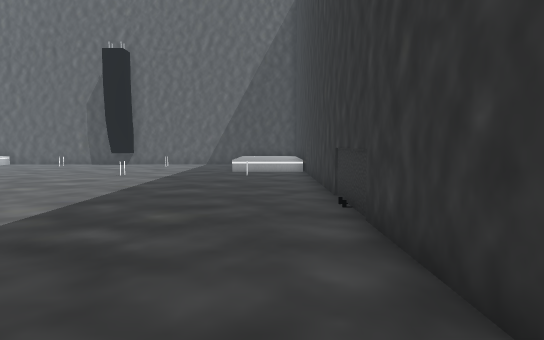
View 1 (above)

16 first-person views from a walk through a scene from a Unity 3-D project. The camera is 1.2 m above the floor, tilts 4° down and sees 75° across. The floor is counted in squares, 1 m on a side. Each view is taken from the middle of a square. On the plan, view 1 faces up. The plan holds only what a view shows up to about 14 squares ahead; the rest is blank. The place goes on beyond the plan.

View 2
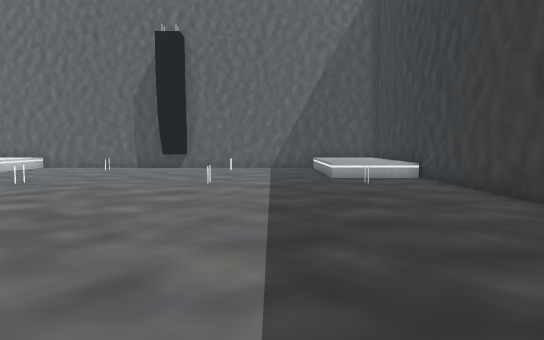

View 3
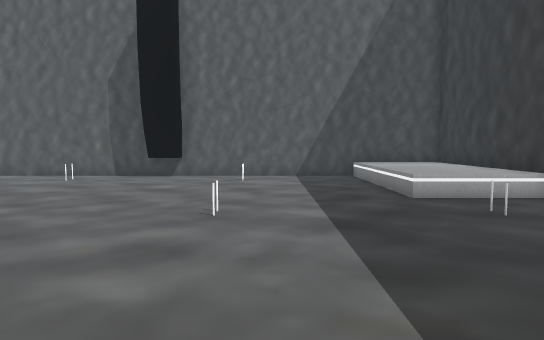

View 4
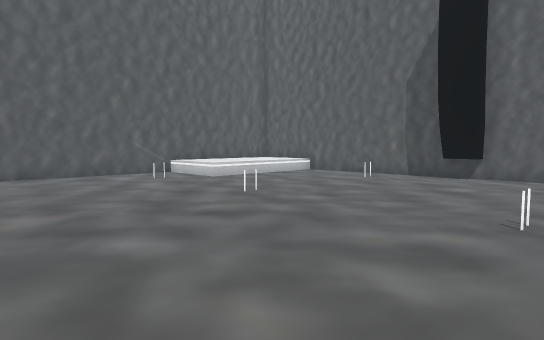

View 5
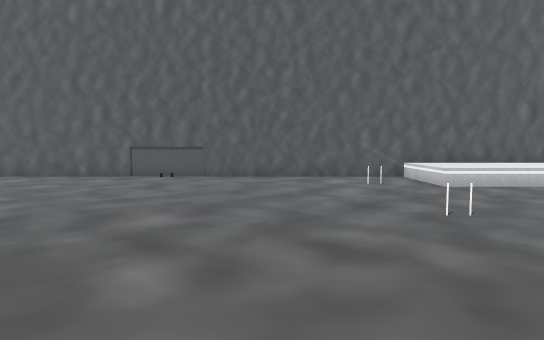

View 6
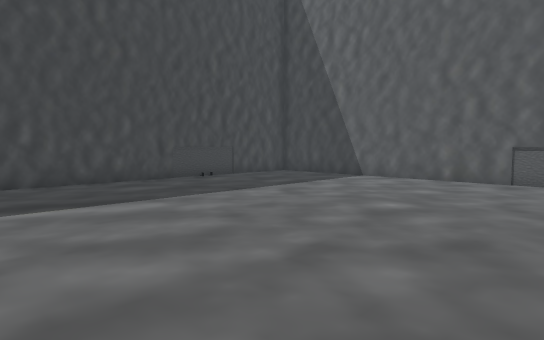

View 7
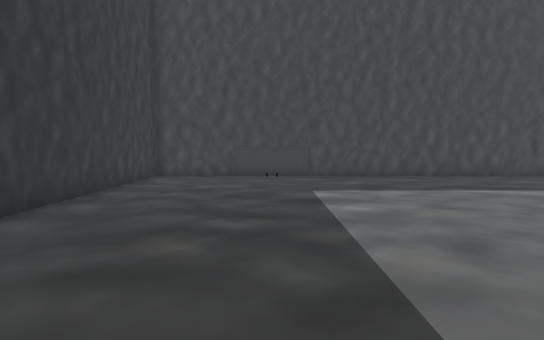

View 8
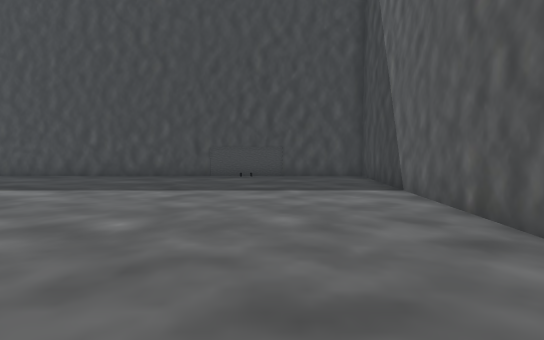

View 9
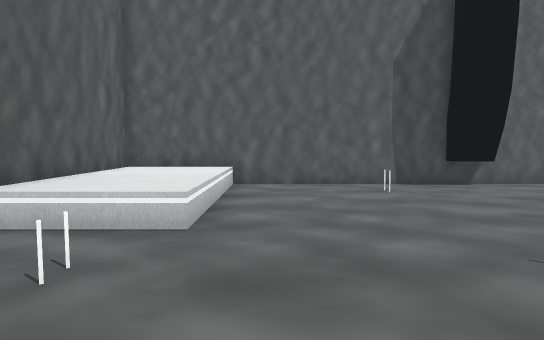

View 10
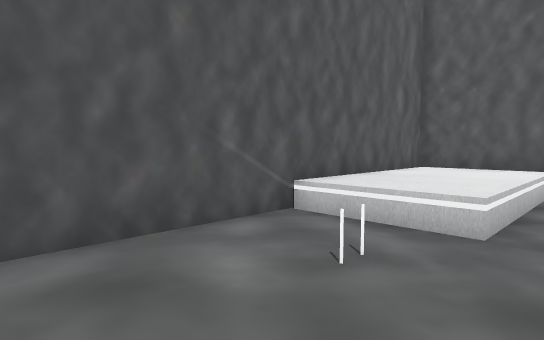

View 11
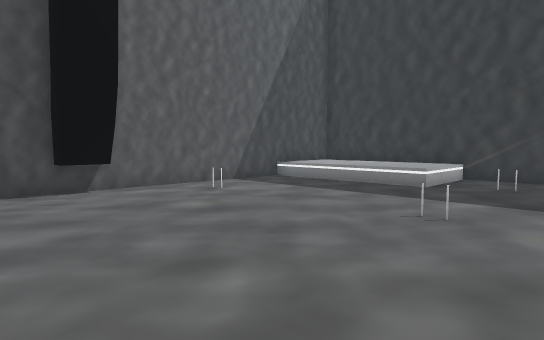

View 12
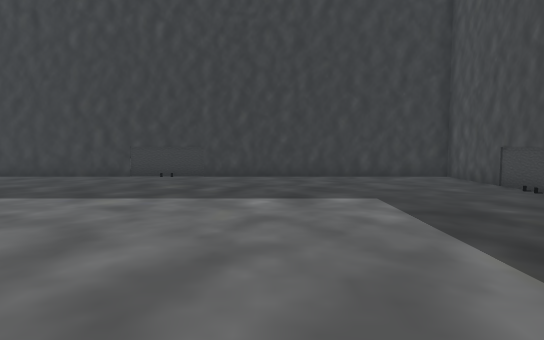

View 13
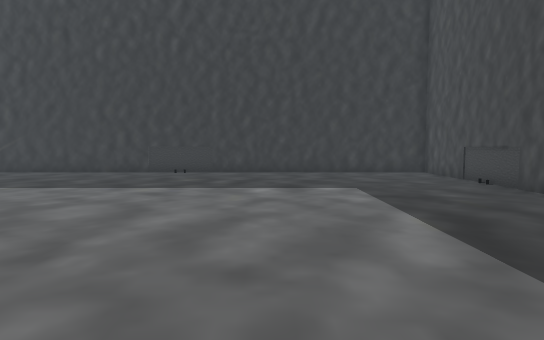

View 14
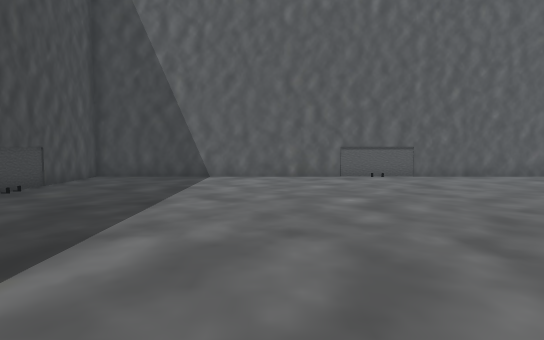

View 15
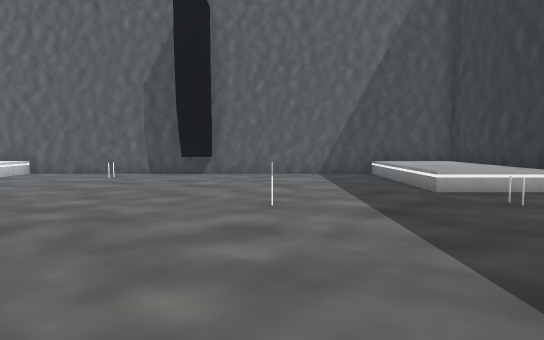

View 16
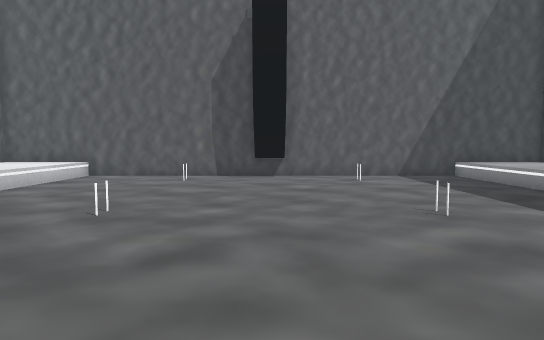

### Floor plan
Key: @ floor where view 1 was taken; # wall or solid block; . main floor; : floor 0.5 m higher than the main floor; / step, stairs or slope; = window, fence, low wall or low ledge; S speaker.
Columns run from 20 left of view 1 to 2 right of it. Each row starts with its distance up from view 1.
 22 #######################
 21 #:::/.....SS....../:::#
 20 #:::/...=.....=.../:::#
 19 #:::/............./:::#
 18 #:::/............./:::#
 17 #:::/............./:::#
 16 #////.............////#
 15 #.....................#
 14 #..=....=.....=....=..#
 13 #.....................#
 12 #.....................#
 11 #.....................#
 10 #.....................#
  9 #.....................#
  8 #.....................#
  7 #.....................#
  6 #.....................#
  5 #.....................#
  4 #.....................#
  3 #.....................#
  2 #.....................#
  1 #.....................#
  0 #...................@.#
 -1 #.....................#
 -2 #.....................#
 -3 #.....................#
 -4 #######################

Positions as (right, up) in squares from view 1, and headings:
1: (0, 0), facing up
2: (-4, 3), facing up
3: (-5, 8), facing up
4: (-5, 8), facing up-left
5: (-6, 11), facing left
6: (-7, 8), facing down-left
7: (-3, 10), facing down
8: (-16, 10), facing down
9: (-15, 11), facing up
10: (-15, 11), facing up-left
11: (-12, 12), facing up-right
12: (-12, 3), facing right
13: (-14, 3), facing right
14: (-6, 3), facing left
15: (-6, 7), facing up
16: (-9, 8), facing up
